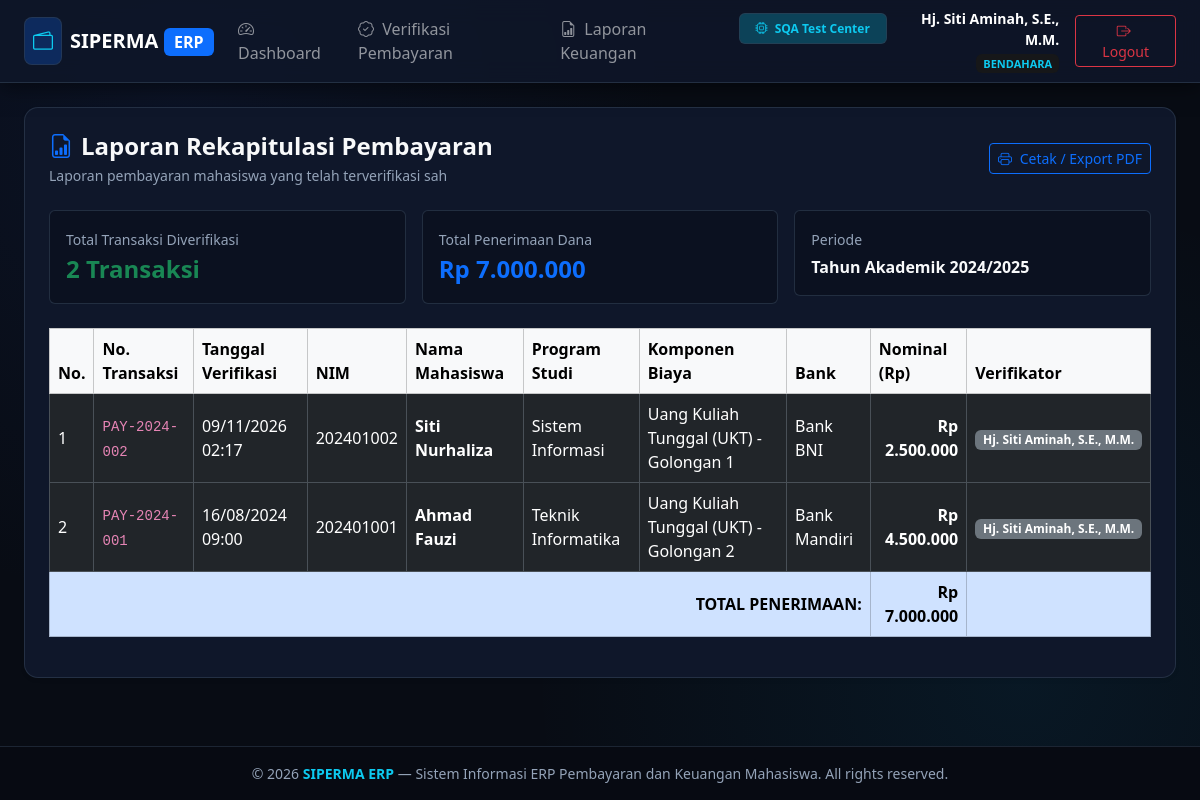
Before: /bendahara/laporan (signed in) with the older database file.
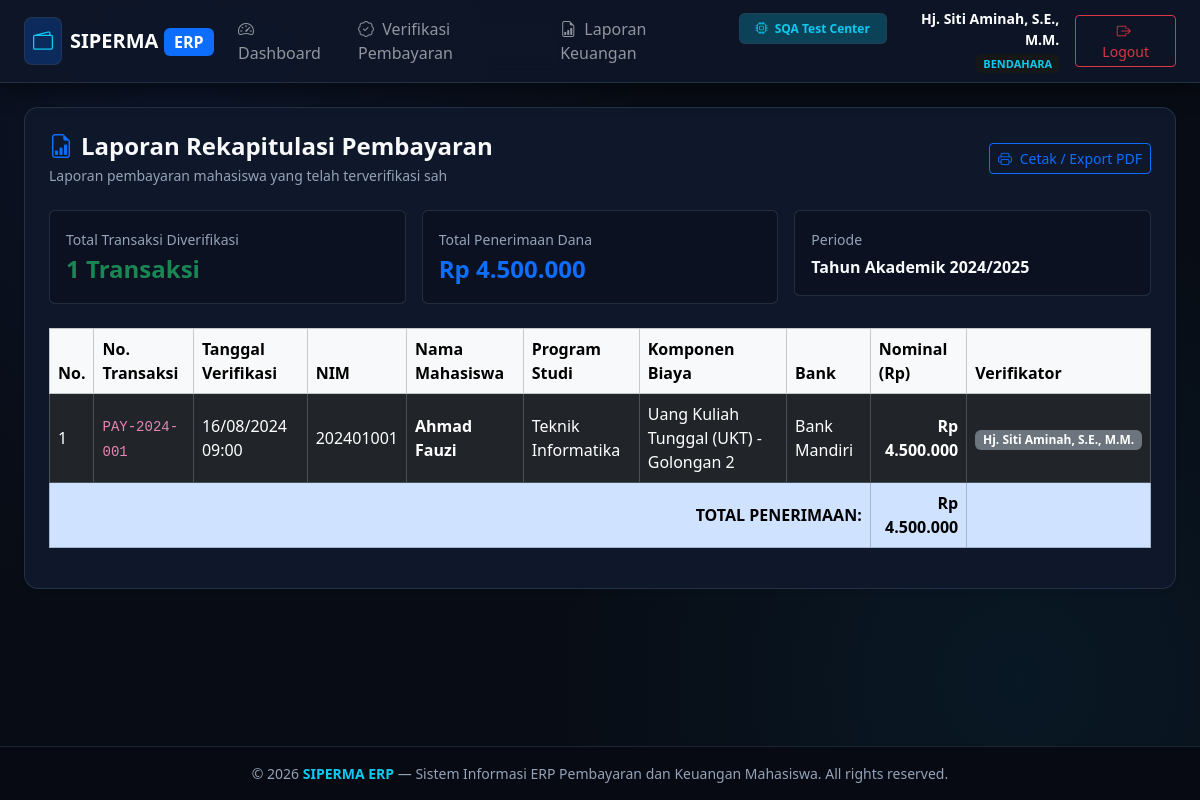
After: the same page with the newer database file.
### tables this page shows
CREATE TABLE pembayaran (
    id INTEGER PRIMARY KEY AUTOINCREMENT,
    nomor_transaksi VARCHAR(50) UNIQUE NOT NULL,
    tagihan_id INTEGER NOT NULL,
    mahasiswa_id INTEGER NOT NULL,
    nominal_bayar DECIMAL(12,2) NOT NULL,
    metode_pembayaran VARCHAR(50) NOT NULL,
    bank_tujuan VARCHAR(50),
    bukti_transfer VARCHAR(255) NOT NULL,
    tanggal_bayar DATETIME NOT NULL,
    status VARCHAR(20) DEFAULT 'menunggu_verifikasi' CHECK(status IN ('menunggu_verifikasi', 'diverifikasi', 'ditolak')),
    diverifikasi_oleh INTEGER NULL,
    tanggal_verifikasi DATETIME NULL,
    catatan TEXT NULL,
    created_at DATETIME DEFAULT CURRENT_TIMESTAMP,
    FOREIGN KEY (tagihan_id) REFERENCES tagihan(id) ON DELETE CASCADE,
    FOREIGN KEY (mahasiswa_id) REFERENCES mahasiswa(id) ON DELETE CASCADE,
    FOREIGN KEY (diverifikasi_oleh) REFERENCES users(id) ON DELETE SET NULL
);

CREATE TABLE mahasiswa (
    id INTEGER PRIMARY KEY AUTOINCREMENT,
    user_id INTEGER NULL,
    nim VARCHAR(20) UNIQUE NOT NULL,
    nama VARCHAR(100) NOT NULL,
    prodi VARCHAR(100) NOT NULL,
    angkatan VARCHAR(10) NOT NULL,
    email VARCHAR(100),
    telepon VARCHAR(20),
    status VARCHAR(20) DEFAULT 'aktif' CHECK(status IN ('aktif', 'cuti', 'lulus', 'drop_out')),
    created_at DATETIME DEFAULT CURRENT_TIMESTAMP,
    FOREIGN KEY (user_id) REFERENCES users(id) ON DELETE SET NULL
);

CREATE TABLE jenis_biaya (
    id INTEGER PRIMARY KEY AUTOINCREMENT,
    kode VARCHAR(20) UNIQUE NOT NULL,
    nama VARCHAR(100) NOT NULL,
    nominal_default DECIMAL(12,2) NOT NULL,
    keterangan TEXT,
    status VARCHAR(20) DEFAULT 'aktif' CHECK(status IN ('aktif', 'nonaktif')),
    created_at DATETIME DEFAULT CURRENT_TIMESTAMP
);

CREATE TABLE users (
    id INTEGER PRIMARY KEY AUTOINCREMENT,
    username VARCHAR(50) UNIQUE NOT NULL,
    password VARCHAR(255) NOT NULL,
    name VARCHAR(100) NOT NULL,
    email VARCHAR(100) UNIQUE NOT NULL,
    role VARCHAR(20) NOT NULL CHECK(role IN ('admin', 'bendahara', 'mahasiswa', 'pimpinan')),
    status VARCHAR(20) DEFAULT 'active' CHECK(status IN ('active', 'inactive')),
    created_at DATETIME DEFAULT CURRENT_TIMESTAMP
);

### src/Views/bendahara/laporan.php (the view)
<?php $pageTitle = 'Laporan Keuangan Bendahara'; require_once __DIR__ . '/../layouts/header.php'; ?>
<div class="card card-custom bg-white p-3 p-md-4 shadow-sm mb-4">
    <div class="page-header-responsive mb-4">
        <div>
            <h4 class="fw-bold text-light mb-1"><i class="bi bi-file-earmark-bar-graph me-2 text-primary"></i>Laporan Rekapitulasi Pembayaran</h4>
            <p class="text-muted small mb-0">Laporan pembayaran mahasiswa yang telah terverifikasi sah</p>
        </div>
        <div class="page-actions-responsive">
            <button onclick="window.print()" class="btn btn-outline-primary btn-sm"><i class="bi bi-printer me-1"></i> Cetak / Export PDF</button>
        </div>
    </div>
    <div class="row g-2 g-md-3 mb-4">
        <div class="col-12 col-md-4">
            <div class="p-3 bg-light rounded border">
                <small class="text-muted">Total Transaksi Diverifikasi</small>
                <div class="fs-4 fw-bold text-success"><?= count($laporanList ?? []) ?> Transaksi</div>
            </div>
        </div>
        <div class="col-12 col-md-4">
            <div class="p-3 bg-light rounded border">
                <small class="text-muted">Total Penerimaan Dana</small>
                <div class="fs-4 fw-bold text-primary">Rp <?= number_format($totalPenerimaan ?? 0, 0, ',', '.') ?></div>
            </div>
        </div>
        <div class="col-12 col-md-4">
            <div class="p-3 bg-light rounded border">
                <small class="text-muted">Periode</small>
                <div class="fs-6 fw-semibold text-light mt-1">Tahun Akademik 2024/2025</div>
            </div>
        </div>
    </div>
    <div class="table-responsive">
        <table class="table table-bordered table-hover align-middle">
            <thead class="table-light">
                <tr>
                    <th>No.</th>
                    <th>No. Transaksi</th>
                    <th>Tanggal Verifikasi</th>
                    <th>NIM</th>
                    <th>Nama Mahasiswa</th>
                    <th>Program Studi</th>
                    <th>Komponen Biaya</th>
                    <th>Bank</th>
                    <th>Nominal (Rp)</th>
                    <th>Verifikator</th>
                </tr>
            </thead>
            <tbody>
                <?php if (empty($laporanList)): ?>
                <tr><td colspan="10" class="text-center text-muted py-4">Belum ada data pembayaran terverifikasi</td></tr>
                <?php else: $no = 1; foreach ($laporanList as $l): ?>
                <tr>
                    <td><?= $no++ ?></td>
                    <td><code><?= htmlspecialchars($l['nomor_transaksi']) ?></code></td>
                    <td><?= date('d/m/Y H:i', strtotime($l['tanggal_verifikasi'])) ?></td>
                    <td><?= htmlspecialchars($l['nim']) ?></td>
                    <td><strong><?= htmlspecialchars($l['nama_mhs']) ?></strong></td>
                    <td><?= htmlspecialchars($l['prodi']) ?></td>
                    <td><?= htmlspecialchars($l['nama_biaya']) ?></td>
                    <td><?= htmlspecialchars($l['bank_tujuan']) ?></td>
                    <td class="text-end fw-semibold">Rp <?= number_format($l['nominal_bayar'], 0, ',', '.') ?></td>
                    <td><small class="badge bg-secondary"><?= htmlspecialchars($l['verifikator_nama'] ?? 'Bendahara') ?></small></td>
                </tr>
                <?php endforeach; endif; ?>
            </tbody>
            <tfoot>
                <tr class="table-primary fw-bold">
                    <td colspan="8" class="text-end">TOTAL PENERIMAAN:</td>
                    <td class="text-end">Rp <?= number_format($totalPenerimaan ?? 0, 0, ',', '.') ?></td>
                    <td></td>
                </tr>
            </tfoot>
        </table>
    </div>
</div>
<?php require_once __DIR__ . '/../layouts/footer.php'; ?>

### src/Views/layouts/header.php (shortened to what the changed rows need)
<?php
$currentUser = $_SESSION['user'] ?? null;
$role = $currentUser['role'] ?? 'guest';
?>
<!DOCTYPE html>
<html lang="id" data-bs-theme="dark">
<head>
    <link href="https://cdn.jsdelivr.net/npm/bootstrap@5.3.3/dist/css/bootstrap.min.css" rel="stylesheet">
    <link rel="stylesheet" href="https://cdn.jsdelivr.net/npm/bootstrap-icons@1.11.3/font/bootstrap-icons.min.css">
</head>
<body>
<?php if ($currentUser): ?>
<nav class="navbar navbar-expand-lg navbar-dark navbar-custom sticky-top">
    <div class="container-fluid px-3 px-md-4">
        <a class="navbar-brand fw-bold d-flex align-items-center gap-2" href="/dashboard">
            <span class="d-inline-flex p-1 p-sm-2 rounded-3 bg-primary bg-opacity-25 text-info border border-info border-opacity-25">
                <i class="bi bi-wallet2 fs-5"></i>
            </span>
            <span class="fs-5 tracking-wide">SIPERMA <span class="badge bg-primary text-white fs-6">ERP</span></span>
        </a>
        <div class="collapse navbar-collapse" id="navMenu">
            <ul class="navbar-nav me-auto mb-2 mb-lg-0">
                <li class="nav-item">
                    <a class="nav-link" href="/dashboard"><i class="bi bi-speedometer2 me-1"></i> Dashboard</a>
                </li>
                <?php if ($role === 'bendahara'): ?>
                <li class="nav-item"><a class="nav-link" href="/bendahara/verifikasi"><i class="bi bi-patch-check me-1"></i> Verifikasi Pembayaran</a></li>
                <li class="nav-item"><a class="nav-link" href="/bendahara/laporan"><i class="bi bi-file-earmark-bar-graph me-1"></i> Laporan Keuangan</a></li>
                <?php endif; ?>
                <li class="nav-item ms-lg-2">
                    <a class="nav-link badge bg-info bg-opacity-25 text-info border border-info border-opacity-50 mt-1 px-3 py-2" href="/testing">
                        <i class="bi bi-cpu me-1"></i> <strong>SQA Test Center</strong>
                    </a>
                </li>
            </ul>
            <div class="d-flex align-items-center gap-3">
                <div class="text-end d-none d-md-block">
                    <div class="fw-semibold text-white small"><?= htmlspecialchars($currentUser['name'] ?? 'User') ?></div>
                    <span class="badge bg-secondary-subtle text-info text-uppercase" style="font-size: 11px;"><?= htmlspecialchars($currentUser['role'] ?? '') ?></span>
                </div>
                <a href="/logout" class="btn btn-outline-danger btn-sm px-3"><i class="bi bi-box-arrow-right me-1"></i> Logout</a>
            </div>
        </div>
    </div>
</nav>
<?php endif; ?>
<main class="py-3 py-md-4 flex-grow-1">
    <div class="container-fluid px-3 px-md-4">

Changed rows visible on the page:
no longer on this page (row edited): pembayaran: nomor_transaksi "PAY-2024-002", tanggal_verifikasi "09/11/2026 02:17", mahasiswa.nim "202401002", mahasiswa.nama "Siti Nurhaliza", mahasiswa.prodi "Sistem Informasi", jenis_biaya.nama "Uang Kuliah Tunggal (UKT) - Golongan 1", bank_tujuan "Bank BNI", nominal_bayar "2.500.000", diverifikasi_oleh.name "Hj. Siti Aminah, S.E., M.M."
removed pembayaran: nomor_transaksi "PAY-2024-001", tanggal_verifikasi "16/08/2024 09:00", mahasiswa.nim "202401001", mahasiswa.nama "Ahmad Fauzi", mahasiswa.prodi "Teknik Informatika", jenis_biaya.nama "Uang Kuliah Tunggal (UKT) - Golongan 2", bank_tujuan "Bank Mandiri", nominal_bayar "4.500.000", diverifikasi_oleh.name "Hj. Siti Aminah, S.E., M.M."
added pembayaran: diverifikasi_oleh.name "Hj. Siti Aminah, S.E., M.M.", nomor_transaksi "PAY-2024-001", tanggal_verifikasi "16/08/2024 09:00", mahasiswa.nim "202401001", mahasiswa.nama "Ahmad Fauzi", mahasiswa.prodi "Teknik Informatika", jenis_biaya.nama "Uang Kuliah Tunggal (UKT) - Golongan 2", bank_tujuan "Bank Mandiri", nominal_bayar "4.500.000"
Other visible differences:
count($laporanList ?? []): "2" → "1"
$totalPenerimaan: "7.000.000" → "4.500.000"
$currentUser['name']: "Hj. Siti Aminah, S.E., M.M." → (not shown)
